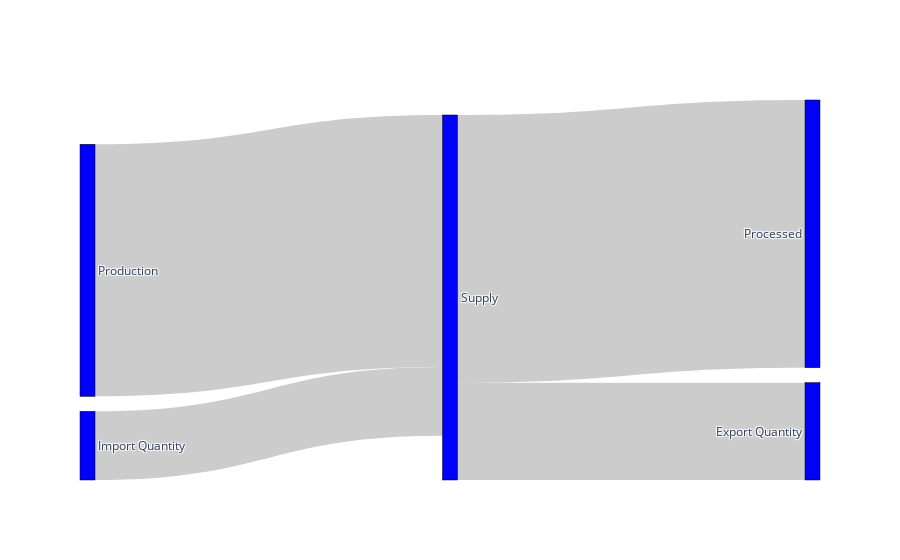

Here is the notebook cell this chart was saved with:
### Code cell
sankey(df, 'Spain', 'Rice, broken', 2014)

### Figure 1 — Plotly figure (JSON) as saved in the notebook; plotly's stock layout.template omitted (floating-point values rounded to 4 significant figures)
{"data": [{"link": {"source": [0, 1, 4, 4], "target": [4, 4, 2, 3], "value": [50898, 13863, 19652, 54054]}, "node": {"color": "blue", "label": ["Production", "Import Quantity", "Export Quantity", "Processed", "Supply"], "line": {"color": "black", "width": 0.5}, "pad": 15, "thickness": 15}, "type": "sankey", "valueformat": ".0f", "valuesuffix": "Tonnes"}], "layout": {}}
